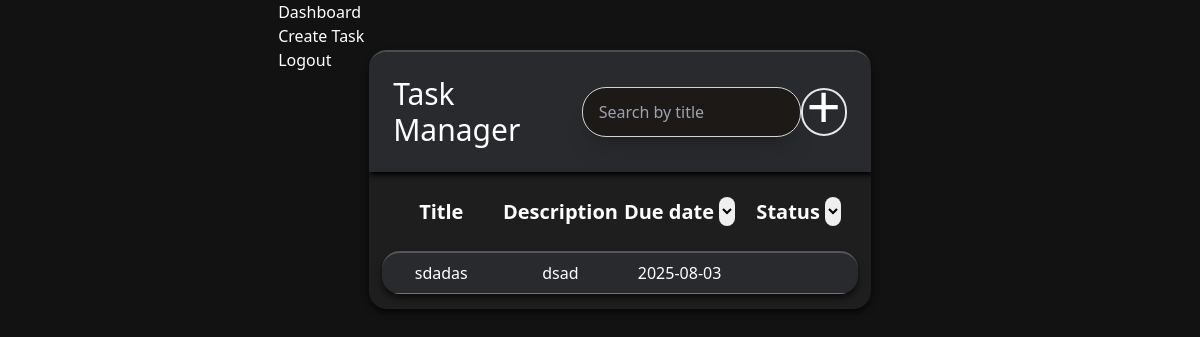
The app's page /dashboard (signed in), older data.
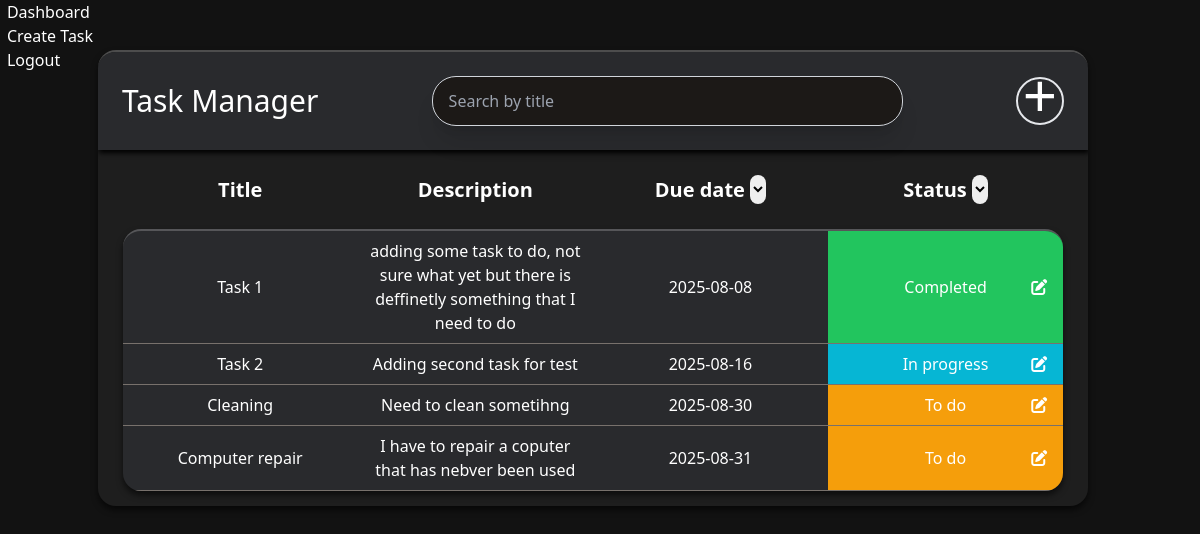
The same page, newer data.
### tables this page shows
CREATE TABLE tasks(
                    id INTEGER PRIMARY KEY AUTOINCREMENT,
                    user_id INTEGER NOT NULL,
                    title TEXT NOT NULL,
                    description TEXT,
                    due_date TEXT NOT NULL,
                    status TEXT NOT NULL, 
                    FOREIGN KEY (user_id) REFERENCES users (id) ON DELETE CASCADE
                    );

### app.py (the view)
@app.route("/dashboard")
@login_required
def dashboard():
     user_id = session.get("user_id")
     conn = get_db_connection()
     tasks = conn.execute("SELECT * FROM tasks WHERE user_id = ?", (user_id,)).fetchall()
     conn.close()
     return render_template("dashboard.html", username=session.get("username"), tasks=tasks)

### app.py (called while the page is built)
def login_required(f):
     @wraps(f)
     def decorated_function(*args, **kwargs):
          if "user_id" not in session:
               flash("You need to be logged in to access this page", "error")
               return redirect(url_for('login'))
          return f(*args, **kwargs)
     return decorated_function

### database.py (called while the page is built)
def get_db_connection():
     conn = sqlite3.connect(DATABASE)
     conn.row_factory = sqlite3.Row
     return conn

### templates/dashboard.html (shortened to what this page needs)
{% extends "base.html" %}
    {% block content %}
        <div id="task-container">
            <div class="flex p-6 items-center justify-between" id="task-manager-header">
                <h1 class=" text-3xl">Task Manager</h1>
                <input type="text" name="search-by-title" id="search-by-title" placeholder="Search by title" class="w-[50%] px-4 py-3 bg-stone-900 border border-gray-300 dark:border-gray-600 rounded-3xl hover:border-gray-500 shadow-xl"/>
                <div class="flex items-center justify-center border-2 rounded-full w-12 h-12 hover:border-sky-500">
                    <a href="{{url_for('create_task')}}" class="flex items-center justify-center w-full h-full text-6xl -translate-y-1.5 hover:text-sky-500">+</a>
                </div>
            </div>
            <table id="table-header" class="mt-6 mb-6">
                <thead class="text-xl">
                    <th class="w-1/4">Title</th>
                    <th class="w-1/4">Description</th>
                    <th class="w-1/4">Due date
                        <select id="date-order" name="date-order" class="text-black w-4 rounded-full ">
                            <option value="Date Descending">Date Descending</option>
                        </select>
                    </th>
                    <th class="w-1/4">Status
                        <select id="status" name="status" class="text-black w-4 rounded-full ">
                            <option value="To do">To Do</option>
                        </select>
                    </th>
                </thead>
            </table>
            <div id="details-container">
            {% for task in tasks %}
                <div class="grid grid-cols-4  text-center  border-b border-stone-500">
                    <div class="p-2 flex justify-center items-center" >{{task["title"]}}</div>
                    <div class="p-2 flex justify-center items-center">{{task["description"]}}</div>
                    <div class="p-2 flex justify-center items-center">{{task["due_date"]}}</div>
                    {% if task["status"] == "To do" %}
                    <div class="p-2 bg-amber-500 flex items-center justify-center relative">{{task["status"]}}
                        <a href="{{url_for('edit_task', task_id=task['id'])}}"class="absolute right-4 hover:text-3xl">
                        <i class="fa-solid fa-pen-to-square "></i>
                        </a>
                    </div>
                    {% elif task["status"] == "In progress" %}
                    <div class="p-2 bg-cyan-500 flex items-center justify-center relative">{{task["status"]}}
                        <a href="{{url_for('edit_task', task_id=task['id'])}}"class="absolute right-4 hover:text-3xl">
                        <i class="fa-solid fa-pen-to-square "></i>
                        </a>
                    </div>
                    {% elif task["status"] == "Completed" %}
                    <div class="p-2 bg-green-500 flex items-center justify-center relative">{{task["status"]}}
                        <a href="{{url_for('edit_task', task_id=task['id'])}}" class="absolute right-4 hover:text-3xl" >
                        <i class="fa-solid fa-pen-to-square "></i>
                        </a>
                    </div>
                    {% endif %}
                </div>
            {% endfor %}
            </div>
        </div>
{% endblock %}

Row changes from the older to the newer data that the page shows:
removed tasks: title "sdadas", description "dsad", due_date "2025-08-03"
added tasks: title "Task 1", description "adding some task to do, not sure what yet but there is deffinetly something that I need to do", due_date "2025-08-08", status "Completed"
added tasks: title "Task 2", description "Adding second task for test", due_date "2025-08-16", status "In progress"
added tasks: title "Cleaning", description "Need to clean sometihng", due_date "2025-08-30", status "To do"
added tasks: title "Computer repair", description "I have to repair a coputer that has nebver been used", due_date "2025-08-31", status "To do"
